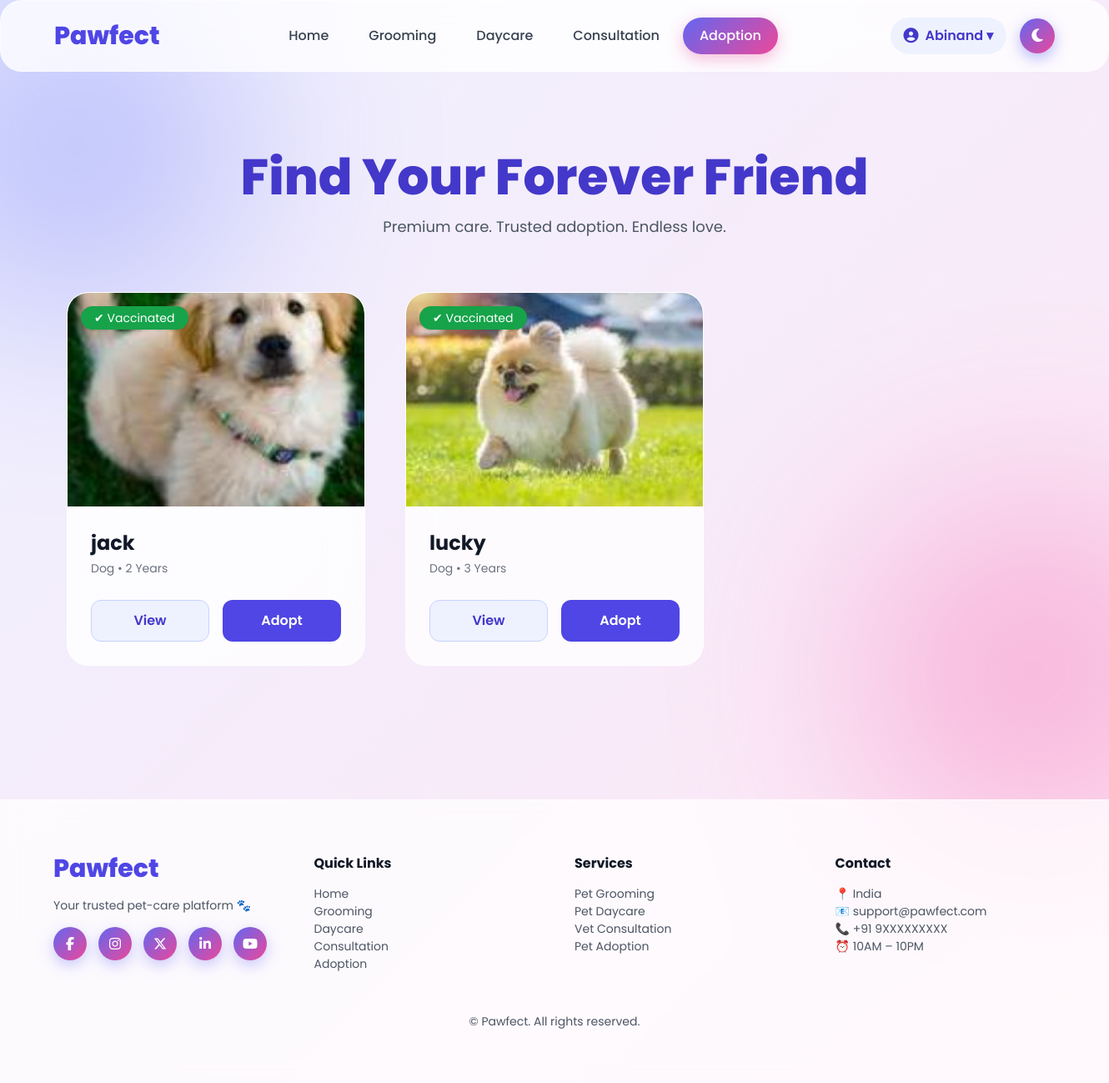
/adoption/adoptionlist/ (signed in), run on the app's committed database.
### petapp/models.py (models this page shows, shortened)
class Pet(models.Model):
    STATUS_CHOICES = [
        ("available", "Available"),
        ("adopted", "Adopted"),
        ("hidden", "Hidden"),
    ]
    name = models.CharField(max_length=100)
    pet_type = models.CharField(max_length=100)
    age = models.PositiveIntegerField()
    description = models.TextField()
    image = models.ImageField(upload_to='pet_images/', blank=True, null=True)
    vaccinated = models.BooleanField(default=True)
    status = models.CharField(max_length=20, choices=STATUS_CHOICES, default="available")

### petapp/views.py (the view)
# urls.py: path("adoption/adoptionlist/", views.adoptionlist, name="adoptionlist"),
def adoptionlist(request):
    pets = Pet.objects.all()
    return render(request, "user/adoptionlist.html", {"pets": pets})

### templates/user/adoptionlist.html (shortened to what this page needs)
{% extends "user/base.html" %}
{% load static %}
{% block content %}
<div class="blob one"></div>
<div class="blob two"></div>
<div class="text-center mt-24 mb-16">
  <h1 class="text-6xl font-extrabold text-indigo-700">
    Find Your Forever Friend
  </h1>
  <p class="text-gray-600 text-lg mt-4">
    Premium care. Trusted adoption. Endless love.
  </p>
</div>
<div class="grid sm:grid-cols-2 lg:grid-cols-3 gap-12 px-6 md:px-20 pb-24">
{% for pet in pets %}
<div class="glass pet-card overflow-hidden relative">
  {% if pet.vaccinated %}
  <span class="absolute top-4 left-4 bg-green-600 text-white px-4 py-1 rounded-full text-sm shadow">
    ✔ Vaccinated
  </span>
  {% endif %}
  <div class="overflow-hidden rounded-t-3xl">
    <img src="{{ pet.image.url }}" class="w-full h-64 object-cover">
  </div>
  <div class="p-7">
    <h3 class="text-2xl font-bold">{{ pet.name }}</h3>
    <p class="text-gray-500 text-sm mt-1">
      {{ pet.pet_type }} • {{ pet.age }} Years
    </p>
    <div class="flex gap-4 mt-7">
      <a href="{% url 'petapp:petDetails' pet.id %}"
         class="w-1/2 py-3 text-center bg-indigo-50 border border-indigo-200 text-indigo-700 rounded-xl font-semibold">
        View
      </a>
      {% if pet.id in requested_pets %}
      <button disabled
        class="w-1/2 py-3 text-center bg-gray-300 text-gray-600 rounded-xl font-semibold cursor-not-allowed">
        Requested
      </button>
      {% else %}
      <button
        onclick="openAdoptModal('{{ pet.id }}')"
        class="adopt-btn w-1/2 py-3 text-center bg-indigo-600 hover:bg-indigo-700 text-white rounded-xl font-semibold">
        Adopt
      </button>
      {% endif %}
    </div>
  </div>
</div>
{% empty %}
<p class="text-center col-span-3 text-gray-500 text-lg">
  No pets available for adoption right now 🐾
</p>
{% endfor %}
</div>
{% endblock %}

### templates/user/base.html (style rules this page uses)
html { background-color: #020617; }
body { background-color: inherit; }
* { margin:0;padding:0;box-sizing:border-box }
html, body { width:100%; min-height:100%; }
body { font-family:"Poppins",sans-serif; background:linear-gradient(180deg,#f7f8ff,#fff6fb); color:#111827; transition: background .6s ease, color .6s ease; }
.glass { background:rgba(255,255,255,.75); backdrop-filter:blur(14px); border-bottom:1px solid rgba(255,255,255,.4); }

### templates/user/adoptionlist.html (style rules this page uses)
* { margin:0;padding:0;box-sizing:border-box }
body { background:linear-gradient(135deg,#eef1ff,#ffe6f5); overflow-x:hidden; }
.blob { position:fixed; width:420px;height:420px; border-radius:50%; filter:blur(120px); opacity:.45; z-index:-1; }
.blob.one { background:#818cf8;top:-120px;left:-120px }
.blob.two { background:#f472b6;bottom:-120px;right:-120px }
.glass { background:rgba(255,255,255,.8); backdrop-filter:blur(20px); border-radius:26px; border:1px solid rgba(255,255,255,.6); }
.adopt-btn { animation:pulseGlow 2s infinite; position:relative; }

### data on the page
Pet: vaccinated "✔ Vaccinated", image (picture), name "jack", pet_type "Dog", age "2"
Pet: vaccinated "✔ Vaccinated", image (picture), name "lucky", pet_type "Dog", age "3"

### other printed values
{{ request.session.username }} "Abinand"
